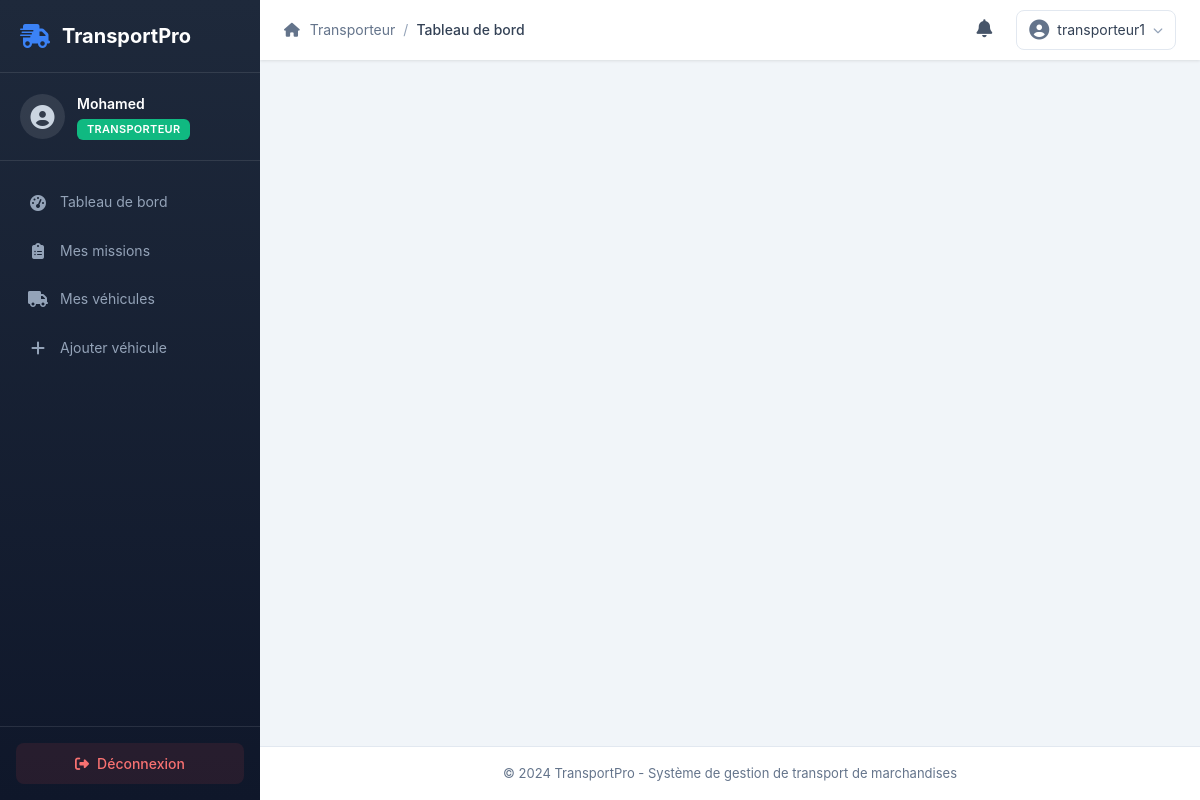
The page /auth/register/ (signed in) on the database its author committed.
### core/models.py (models this page shows, shortened)
class User(AbstractUser):
    ROLES = [
        ('client', 'Client'),
        ('admin', 'Administrateur'),
        ('planificateur', 'Planificateur'),
        ('transporteur', 'Transporteur'),
    ]
    id = models.UUIDField(primary_key=True, default=uuid.uuid4, editable=False)
    role = models.CharField(max_length=20, choices=ROLES, default='client')
    telephone = models.CharField(max_length=20, blank=True)
    adresse = models.TextField(blank=True)
    date_creation = models.DateTimeField(auto_now_add=True)
    actif = models.BooleanField(default=True)
    latitude = models.FloatField(null=True, blank=True)
    longitude = models.FloatField(null=True, blank=True)
    derniere_connexion_ip = models.GenericIPAddressField(null=True, blank=True)

### authentication/views.py (the view, shortened to what this page needs)
# urls.py: path('register/', views.register_view, name='register'),
def register_view(request):
    return render(request, 'auth/register.html')

### templates/auth/register.html (shortened to what this page needs)
{% extends 'base.html' %}

### templates/base.html (shortened to what this page needs)
<!DOCTYPE html>
<html lang="fr">
<head>
    <link href="https://cdn.jsdelivr.net/npm/bootstrap@5.3.2/dist/css/bootstrap.min.css" rel="stylesheet">
    <link href="https://cdnjs.cloudflare.com/ajax/libs/font-awesome/6.4.2/css/all.min.css" rel="stylesheet">
    {% load static %}
    <link href="{% static 'css/style.css' %}" rel="stylesheet">
</head>
<body class="{% if user.is_authenticated %}with-sidebar{% endif %}">
    {% if user.is_authenticated %}
    <nav id="sidebar" class="sidebar">
        <div class="sidebar-header">
            <a href="#" class="sidebar-brand">
                <i class="fas fa-truck-fast"></i>
                <span>TransportPro</span>
            </a>
        </div>
        <div class="sidebar-user">
            <div class="user-avatar">
                <i class="fas fa-user-circle"></i>
            </div>
            <div class="user-info">
                <span class="user-name">{{ user.first_name|default:user.username }}</span>
                <span class="user-role badge
                    {% if user.role == 'admin' %}bg-danger
                    {% elif user.role == 'planificateur' %}bg-info
                    {% elif user.role == 'transporteur' %}bg-success
                    {% else %}bg-primary{% endif %}">
                    {{ user.get_role_display|default:"Client" }}
                </span>
            </div>
        </div>
        <ul class="sidebar-nav">
            {% if user.role == 'client' %}
            <li class="nav-item">
                <a href="{% url 'client:dashboard' %}" class="nav-link {% if request.resolver_match.url_name == 'dashboard' %}active{% endif %}">
                    <i class="fas fa-tachometer-alt"></i>
                    <span>Tableau de bord</span>
                </a>
            </li>
            <li class="nav-item">
                <a href="{% url 'client:nouvelle_commande' %}" class="nav-link {% if request.resolver_match.url_name == 'nouvelle_commande' %}active{% endif %}">
                    <i class="fas fa-plus-circle"></i>
                    <span>Nouvelle commande</span>
                </a>
            </li>
            <li class="nav-item">
                <a href="{% url 'client:mes_commandes' %}" class="nav-link {% if request.resolver_match.url_name == 'mes_commandes' %}active{% endif %}">
                    <i class="fas fa-box"></i>
                    <span>Mes commandes</span>
                </a>
            </li>
            {% elif user.role == 'transporteur' %}
            <li class="nav-item">
                <a href="{% url 'transporteur:dashboard' %}" class="nav-link {% if request.resolver_match.url_name == 'dashboard' %}active{% endif %}">
                    <i class="fas fa-tachometer-alt"></i>
                    <span>Tableau de bord</span>
                </a>
            </li>
            <li class="nav-item">
                <a href="{% url 'transporteur:mes_missions' %}" class="nav-link {% if request.resolver_match.url_name == 'mes_missions' %}active{% endif %}">
                    <i class="fas fa-clipboard-list"></i>
                    <span>Mes missions</span>
                </a>
            </li>
            <li class="nav-item">
                <a href="{% url 'transporteur:mes_vehicules' %}" class="nav-link {% if request.resolver_match.url_name == 'mes_vehicules' %}active{% endif %}">
                    <i class="fas fa-truck"></i>
                    <span>Mes véhicules</span>
                </a>
            </li>
            <li class="nav-item">
                <a href="{% url 'transporteur:ajouter_vehicule' %}" class="nav-link {% if request.resolver_match.url_name == 'ajouter_vehicule' %}active{% endif %}">
                    <i class="fas fa-plus"></i>
                    <span>Ajouter véhicule</span>
                </a>
            </li>
            {% endif %}
        </ul>
        <div class="sidebar-footer">
            <a href="{% url 'auth:logout' %}" class="btn btn-logout">
                <i class="fas fa-sign-out-alt"></i>
                <span>Déconnexion</span>
            </a>
        </div>
    </nav>
    <div class="main-content">
        <nav class="top-navbar">
            <div class="navbar-breadcrumb">
                <span class="breadcrumb-item">
                    <i class="fas fa-home"></i>
                    {% if user.role == 'client' %}Client
                    {% elif user.role == 'transporteur' %}Transporteur
                    {% elif user.role == 'planificateur' %}Planificateur
                    {% elif user.role == 'admin' %}Administration
                    {% endif %}
                </span>
                <span class="breadcrumb-separator">/</span>
                <span class="breadcrumb-item active">{% block breadcrumb %}Tableau de bord{% endblock %}</span>
            </div>
            <div class="navbar-actions">
                <div class="notification-bell" id="notificationBell">
                    <i class="fas fa-bell"></i>
                </div>
                <div class="user-dropdown">
                    <button class="user-dropdown-toggle" data-bs-toggle="dropdown">
                        <i class="fas fa-user-circle"></i>
                        <span>{{ user.username }}</span>
                        <i class="fas fa-chevron-down"></i>
                    </button>
                </div>
            </div>
        </nav>
        <main class="page-content">
        </main>
        <footer class="main-footer">
            <div class="footer-content">
                <span>&copy; 2024 TransportPro - Système de gestion de transport de marchandises</span>
            </div>
        </footer>
    </div>
    {% endif %}
    <div id="toast-container" class="toast-container position-fixed top-0 end-0 p-3" style="z-index: 1055;"></div>
</body>
</html>

### rows shown on the page
User: first_name "Mohamed", role "TRANSPORTEUR", username "transporteur1"
